Frame 1 (no input): blank canvas, image omitted
Frame 60 (the mouse pressed at the canvas centre just before this capture): blank canvas, image omitted
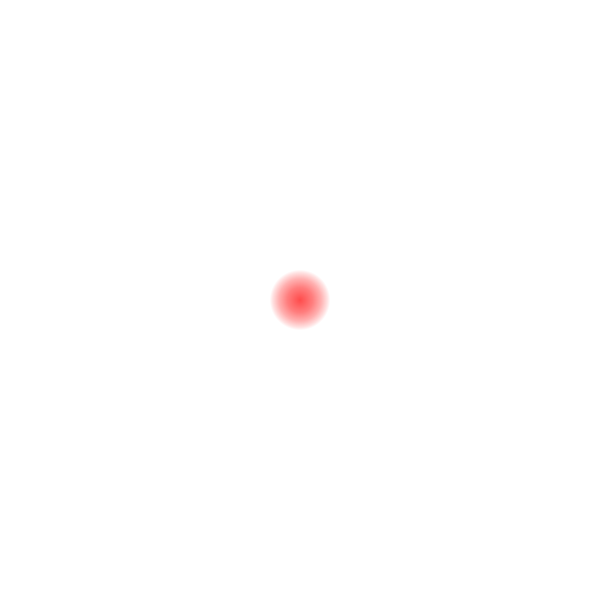
Frame 120 (the mouse held since frame 60 and released just before this capture)

The Processing sketch whose frames 1 and 60 were blank and that drew this single picture after the mouse press (run headless with seeded random() and noise(); from frame 60 on, the mouse is pressed at the canvas centre):

// Processing sketch: ifClick_09
// ── ifClick_09.pde
float tamanho;

void setup()
{
  size(600, 600);
  background(255);
  noStroke();
}

void draw()
{
  fill(255, 0, 0, 5);
  
  if (mousePressed == true)
  {
    tamanho = tamanho + 1;
    ellipse(mouseX, mouseY, tamanho, tamanho);
  }
}
